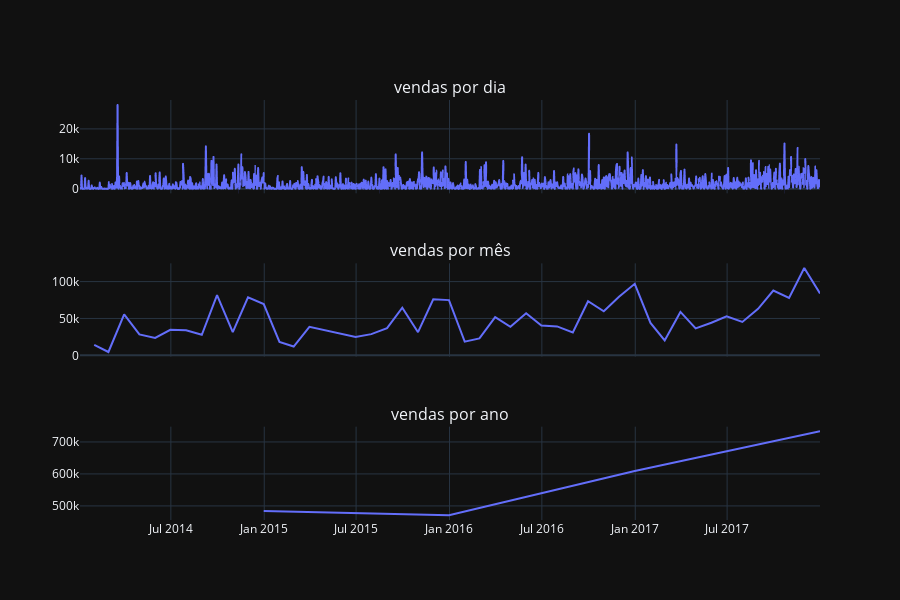

Notebook source saved alongside this figure:
### Markdown cell above
4.3 - grafico de vendas por dia, mês e ano

### Code cell
date_by_sales = df[['Order Date','Sales']]
date_by_sales = date_by_sales.set_index('Order Date')
date_by_sales_by_day = date_by_sales['Sales'].resample('D').sum()
date_by_sales_by_month = date_by_sales['Sales'].resample('ME').sum()
date_by_sales_by_year = date_by_sales['Sales'].resample('YE').sum()

f1=px.line(date_by_sales_by_day,
        title='vendas por dia',
        labels={'value':'vendas diarias','Order Date':'Date'},
        template='plotly_dark')

f2=px.line(date_by_sales_by_month,
        title='vendas por mes',
        labels={'value':'vendas mensais','Order Date':'Date'},
        template='plotly_dark')
f3 =px.line(date_by_sales_by_year,
        title='vendas por ano',
        labels={'value':'vendas anuais','Order Date':'Date'},
        template='plotly_dark')
fig = make_subplots(rows=3, cols=1,shared_xaxes=True,subplot_titles=('vendas por dia','vendas por mês','vendas por ano'))
fig.add_trace(f1['data'][0],row=1,col=1)
fig.add_trace(f2['data'][0],row=2,col=1)
fig.add_trace(f3['data'][0],row=3,col=1)
fig.update_layout(title_x=0.5,template='plotly_dark',height=600, showlegend=False)
fig.show()

### Figure 1 — Plotly figure (JSON) as saved in the notebook; plotly's stock layout.template omitted (floating-point values rounded to 4 significant figures; data arrays with more than 128 entries replaced by an {"elided": "..."} marker saying what was removed)
{"data": [{"hovertemplate": "variable=Sales<br>Date=%{x}<br>vendas diarias=%{y}<extra></extra>", "legendgroup": "Sales", "line": {"color": "#636efa", "dash": "solid"}, "marker": {"symbol": "circle"}, "mode": "lines", "name": "Sales", "showlegend": true, "type": "scattergl", "x": {"elided": "1458 str values"}, "xaxis": "x", "y": {"elided": "1458 float values"}, "yaxis": "y"}, {"hovertemplate": "variable=Sales<br>Date=%{x}<br>vendas mensais=%{y}<extra></extra>", "legendgroup": "Sales", "line": {"color": "#636efa", "dash": "solid"}, "marker": {"symbol": "circle"}, "mode": "lines", "name": "Sales", "orientation": "v", "showlegend": true, "type": "scatter", "x": ["2014-01-31T00:00:00.000000000", "2014-02-28T00:00:00.000000000", "2014-03-31T00:00:00.000000000", "2014-04-30T00:00:00.000000000", "2014-05-31T00:00:00.000000000", "2014-06-30T00:00:00.000000000", "2014-07-31T00:00:00.000000000", "2014-08-31T00:00:00.000000000", "2014-09-30T00:00:00.000000000", "2014-10-31T00:00:00.000000000", "2014-11-30T00:00:00.000000000", "2014-12-31T00:00:00.000000000", "2015-01-31T00:00:00.000000000", "2015-02-28T00:00:00.000000000", "2015-03-31T00:00:00.000000000", "2015-04-30T00:00:00.000000000", "2015-05-31T00:00:00.000000000", "2015-06-30T00:00:00.000000000", "2015-07-31T00:00:00.000000000", "2015-08-31T00:00:00.000000000", "2015-09-30T00:00:00.000000000", "2015-10-31T00:00:00.000000000", "2015-11-30T00:00:00.000000000", "2015-12-31T00:00:00.000000000", "2016-01-31T00:00:00.000000000", "2016-02-29T00:00:00.000000000", "2016-03-31T00:00:00.000000000", "2016-04-30T00:00:00.000000000", "2016-05-31T00:00:00.000000000", "2016-06-30T00:00:00.000000000", "2016-07-31T00:00:00.000000000", "2016-08-31T00:00:00.000000000", "2016-09-30T00:00:00.000000000", "2016-10-31T00:00:00.000000000", "2016-11-30T00:00:00.000000000", "2016-12-31T00:00:00.000000000", "2017-01-31T00:00:00.000000000", "2017-02-28T00:00:00.000000000", "2017-03-31T00:00:00.000000000", "2017-04-30T00:00:00.000000000", "2017-05-31T00:00:00.000000000", "2017-06-30T00:00:00.000000000", "2017-07-31T00:00:00.000000000", "2017-08-31T00:00:00.000000000", "2017-09-30T00:00:00.000000000", "2017-10-31T00:00:00.000000000", "2017-11-30T00:00:00.000000000", "2017-12-31T00:00:00.000000000"], "xaxis": "x2", "y": [14240.0, 4520.0, 55690.0, 28300.0, 23650.0, 34600.0, 33950.0, 27910.0, 81780.0, 31450.0, 78630.0, 69550.0, 18170.0, 11950.0, 38730.0, 34200.0, 30130.0, 24800.0, 28770.0, 36900.0, 64600.0, 31400.0, 75970.0, 74920.0, 18540.0, 22980.0, 51720.0, 38750.0, 56990.0, 40340.0, 39260.0, 31120.0, 73410.0, 59690.0, 79410.0, 97000.0, 43970.0, 20300.0, 58870.0, 36520.0, 44260.0, 52980.0, 45260.0, 63120.0, 87870.0, 77780.0, 118400.0, 83830.0], "yaxis": "y2"}, {"hovertemplate": "variable=Sales<br>Date=%{x}<br>vendas anuais=%{y}<extra></extra>", "legendgroup": "Sales", "line": {"color": "#636efa", "dash": "solid"}, "marker": {"symbol": "circle"}, "mode": "lines", "name": "Sales", "orientation": "v", "showlegend": true, "type": "scatter", "x": ["2014-12-31T00:00:00.000000000", "2015-12-31T00:00:00.000000000", "2016-12-31T00:00:00.000000000", "2017-12-31T00:00:00.000000000"], "xaxis": "x3", "y": [484200.0, 470500.0, 609200.0, 733200.0], "yaxis": "y3"}], "layout": {"annotations": [{"font": {"size": 16}, "showarrow": false, "text": "vendas por dia", "x": 0.5, "xanchor": "center", "xref": "paper", "y": 1, "yanchor": "bottom", "yref": "paper"}, {"font": {"size": 16}, "showarrow": false, "text": "vendas por mês", "x": 0.5, "xanchor": "center", "xref": "paper", "y": 0.6111, "yanchor": "bottom", "yref": "paper"}, {"font": {"size": 16}, "showarrow": false, "text": "vendas por ano", "x": 0.5, "xanchor": "center", "xref": "paper", "y": 0.2222, "yanchor": "bottom", "yref": "paper"}], "height": 600, "showlegend": false, "title": {"x": 0.5}, "xaxis": {"anchor": "y", "domain": [0, 1], "matches": "x3", "showticklabels": false}, "xaxis2": {"anchor": "y2", "domain": [0, 1], "matches": "x3", "showticklabels": false}, "xaxis3": {"anchor": "y3", "domain": [0, 1]}, "yaxis": {"anchor": "x", "domain": [0.7778, 1]}, "yaxis2": {"anchor": "x2", "domain": [0.3889, 0.6111]}, "yaxis3": {"anchor": "x3", "domain": [0, 0.2222]}}}
